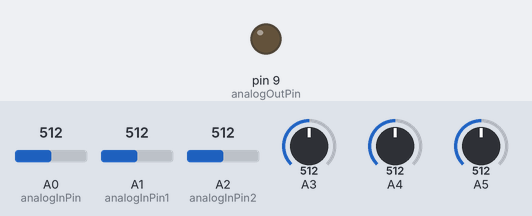
Recording of a sketch running on a simulated Arduino Uno, built with avr-gcc and run on an emulated ATmega328P. Parts: output pins drawn as LEDs (lit = HIGH). Inputs (shaded band) come from the test bench; at power-on: A0 (analogInPin) = 512, A1 (analogInPin1) = 512, A2 (analogInPin2) = 512, A3 = 512, A4 = 512, A5 = 512. What the sketch prints to the serial monitor is not drawn.

Above: at 0.1 s.
At 47.8 s:
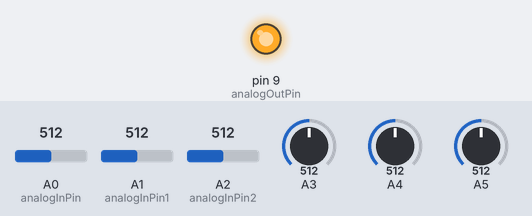
Timing chart, 0 to 105.1 s (numbered marks = the images above):
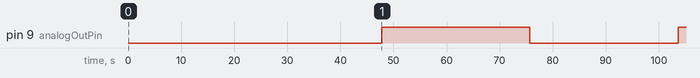

The sketch:

Levitacao_Magnetica_I_codigo_do_arduino.ino
```cpp
//Projeto de Levitacao Magnetica implementado no arduino
//controle PID

#define cbi(sfr, bit) (_SFR_BYTE(sfr) &= ~_BV(bit))
#define sbi(sfr, bit) (_SFR_BYTE(sfr) |= _BV(bit))

#define ajusteTimer1    256
#define prescaler   64

const int analogInPin = A0;
const int analogInPin1 = A1;
const int analogInPin2 = A2;
const int analogOutPin = 9; // Analog output pin that the transistor is attached to

int sensorValue = 0;   // value read from the pot
int sensorValue1 = 0;
int sensorValue2 = 0;
int outputValue = 0;        // value output to the PWM (analog out)

float posicaoRef = 0; //em mm
float campoRef = 0;

int erroPosicao  = 0;
int erroCampo  = 0;
float erroCurrent  = 0;

float derivada;

int derivadaCampo, derivadaErro;
float derivadaCurrent;
int sensorValueA;
float integral;

float  kp, kd, ki;

// constantes para convercao AD rapida
#define FASTADC 1
// defines for setting and clearing register bits
#ifndef cbi
#define cbi(sfr, bit) (_SFR_BYTE(sfr) &= ~_BV(bit))
#endif
#ifndef sbi
#define sbi(sfr, bit) (_SFR_BYTE(sfr) |= _BV(bit))
#endif


void setup() {
  // initialize serial communications at 115200 bps:
  Serial.begin(115200);
  pinMode(analogOutPin, OUTPUT);
  Setup_timer2();
  sbi (TIMSK2,TOIE2);              // enable Timer2 Interrupt
  //convercao AD rapida
  // set prescale to 16
  sbi(ADCSRA,ADPS2) ;
  cbi(ADCSRA,ADPS1) ;
  cbi(ADCSRA,ADPS0) ;
  delay(20000); // tempo para sincronizar arduino e processing sem erro
}

float funcaoPWMxB(float b) {
  float pwm;
  pwm= 45.16289+927.1107*pow(2.6429,-b/22.25711)+86.97756*pow(2.6429,-b/184.46454);
  return pwm;
}

float funcaoBxZ(float z) {
  float b;
  b = 8.14+700*pow(2.6429,-z/1.481);
  //  b = z;
  return b;
}

float funcaoZxB(float b) {
  float z;
  z = b;
  return z;
}

void loop() {

  posicaoRef =analogRead(analogInPin2);
  posicaoRef = float(posicaoRef)*8/1024;

  sensorValue1=analogRead(analogInPin1);

  kp=analogRead(A3);
  kp=kp*6/1024;
  kd=analogRead(A4);
  kd=kd*25/1024;
  ki=analogRead(5);
  ki=ki*0.1/1024;

  sensorValueA= sensorValue;

  //Obtendo um valor medio
  sensorValue=0;
  for(int i=0; i<16; i++)
    sensorValue  =  sensorValue + analogRead(analogInPin);
  sensorValue  = sensorValue/16;

  //da posiçao de set point para campo de set point, pois a minha entrada do sensor é campo magnetico, e nao posicao
  campoRef = funcaoBxZ(posicaoRef);

  //erro
  erroPosicao = posicaoRef - funcaoZxB(sensorValue);
  erroCampo = campoRef - sensorValue;
  //posicaoRef - sensorValue negativo indica que o objeto esta acima da posiçao de referencia e a corrente de saida deve ser menor
  //posicaoRef - sensorValue positivo indica que o objeto esta abaixo da posiçao de referencia e a corrente de saida deve ser maior
  erroCurrent = funcaoPWMxB(sensorValue)- funcaoPWMxB(campoRef) ;
  derivada= - funcaoZxB(sensorValue)+ funcaoZxB(sensorValueA);
  //obs: derivada =  derivadaCampo
  derivadaCampo= sensorValueA- sensorValue;
  derivadaErro=derivadaCampo;
  derivadaCurrent= + funcaoPWMxB(sensorValue) - funcaoPWMxB(sensorValueA);

  if(ki == 0)
    integral= 0;
  else
    integral= integral+  erroCurrent;

  // quanto mais proximo da bobina, maior potencial para a instabilidade pois qualquer pequena mudança na corrente da bobina acarreta numa maior variaçao da posição
  // e quando mais proximo da bobina(sensor), maior é tambem a variação do valor de campo lido pelo sensor
  //sendo assim, a minima oescilaçao na altura acarreta numa grande variação no valor do sensor, causando uma maior variação do campo magnetico e maior a instabilidade
  //isto no caso de um controle cujos termos p i d sejam porporcionais ao erro do sensor
  // para esse sistema é melhor um controle no qual os ganhos sejam menores quanto mais perto o objeto estiver da bobina. Maior será a estabilidade
  //a partir de uma calibragem rapida, testes, verificou-se isso

  // outputValue = float( funcaoPWMxB(campoRef)) + float( derivadaCampo)*kd+ float(erroCampo)*kp +integral*ki; // neste controle quanto mais proximo da bobina maiores serao os pesos

  outputValue =  funcaoPWMxB(campoRef) +  derivadaCurrent*kd+ erroCurrent*kp +integral*ki; // neste controle quanto mais proximo da bobina menores serao os pesos
  //kp 1.21
  //kd 9.67
  //ki 1.66

  // print the results on processing:
  processingComunicate();

}


ISR(TIMER2_OVF_vect) {

  if (outputValue>255)
    analogWrite(analogOutPin, 255);
  else if (outputValue<0)

    analogWrite(analogOutPin,0);
  else
    analogWrite(analogOutPin, outputValue);
}


// timer2 setup
// set prescaler to 1, PWM mode to phase correct PWM,  16000000/510 = 31372.55 Hz clock
// set prescaler to 3, PWM mode to phase correct PWM,  (16000000/510)/2^3 = 3921.57 Hz clock
void Setup_timer2() {

  // Timer2 Clock Prescaler to : 4
  sbi (TCCR2B, CS20);
  sbi (TCCR2B, CS21);
  cbi (TCCR2B, CS22);


  // Timer2 PWM Mode set to Phase Correct PWM
  cbi (TCCR2A, COM2A0);  // clear Compare Match
  sbi (TCCR2A, COM2A1);

  sbi (TCCR2A, WGM20);  // Mode 1  / Phase Correct PWM
  cbi (TCCR2A, WGM21);
  cbi (TCCR2B, WGM22);

}

void processingComunicate() {
  Serial.println(sensorValue);

  Serial.println(outputValue);

  Serial.println(kp);
  Serial.println(kd);
  Serial.println(ki*1000);

  Serial.println(campoRef);

  if (Serial.available() > 0){
    int valorLido = Serial.read();
    posicaoRef = valorLido;
  }
}
```

Measured:
- by itself, pin 9 (analogOutPin): LOW → HIGH at 47.8 s, → LOW 27.9 s later, → HIGH 28.0 s later
